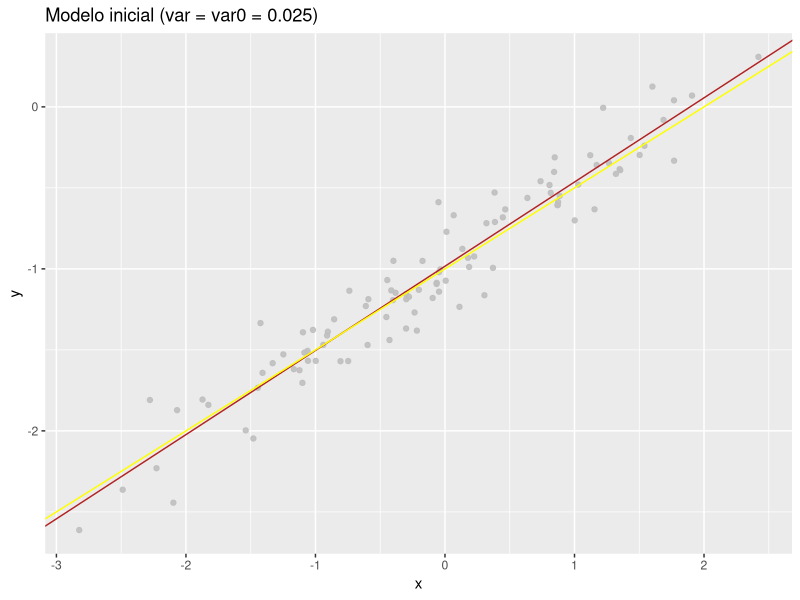
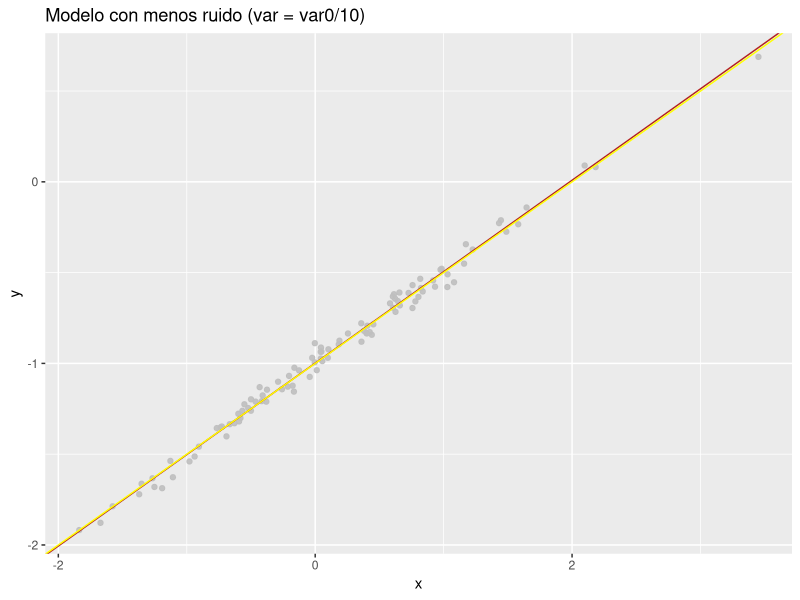
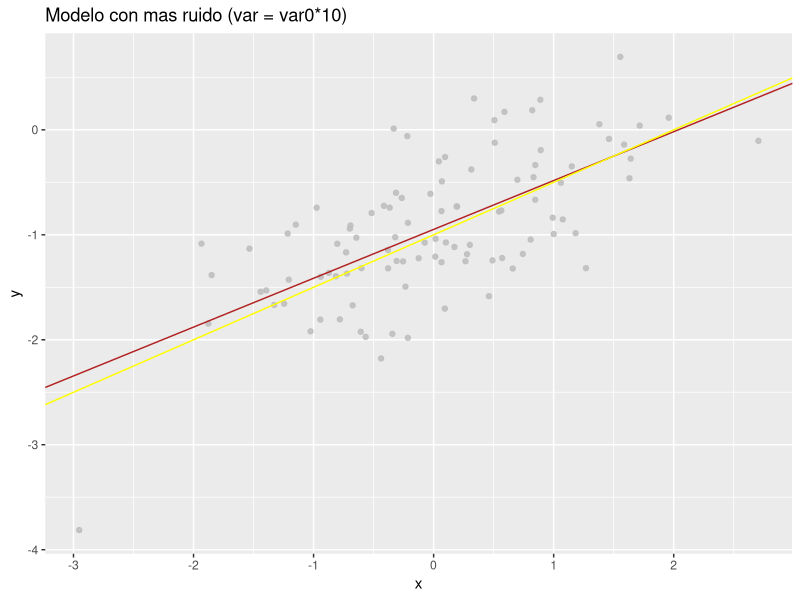

Reproduce these figures in R, in order.
# -------------------------------------------------------------------------------------------
# 14. En este ejercicio se crearán datos simulados y se ajustará un modelo de regresión
# lineal simple.
# -------------------------------------------------------------------------------------------

# setup de librerias
library(ggplot2)

# cargamos los datos
# -

# funciones a utilizar

cuadrados_minimos <- function(X, y) {
  estimador <- solve(t(X) %*% X) %*% t(X) %*% y
  return(estimador)
}

# -------------------------------------------------------------------------------------------
# 1. Utilizando la función rnorm, crear un vector x que contenga 100 observaciones provenientes
# de una distribución N (0, 1).
x <- rnorm(100, 0, sqrt(1))

# -------------------------------------------------------------------------------------------
# 2. Utilizando la función rnorm, crear un vector epsilon que contenga 100 observaciones
# provenientes de una distribución N (0, 0.025).
e <- rnorm(100, 0, sqrt(0.025))

# -------------------------------------------------------------------------------------------
# 3. Usando x y epsilon, generar un vector acorde al modelo:
    # y = −1 + 0.5x + epsilon
# ¿Cuál es la longitud del vector y? ¿Cuáles son los valores de β 0 y β 1 en el modelo?

y <- -1 + 0.5*x + e
# Tiene longitud 100, y los valores de B son B0 = -1, B1 = 0.5.
  
# -------------------------------------------------------------------------------------------
# 4. Realizar un scatterplot y observar la relación entre x e y.
df <- data.frame("x" = x, "epsilon" = e, "y" = y)

g <- ggplot(data = df, aes(x= x, y= y)) +
  labs(title = "Modelo inicial (var = var0 = 0.025)") +
  geom_point(col = "gray", alpha= 0.9)

# -------------------------------------------------------------------------------------------
# 5. Ajustar un modelo lineal para predecir y en función de x utilizando el método de cuadrados
# minimos. Comparar los valores exactos de β0 y β1 con sus estimaciones.
X_lineal <- cbind(rep(1,100), x)
est_lineal <- cuadrados_minimos(X_lineal, y)

est_lineal

# -------------------------------------------------------------------------------------------
#6. Graficar la recta de cuadrados minimos sobre el gráfico realizado en (d). En otro color graficar
# la recta Y = −1 + 0.5X.
g <- g +
  geom_abline(intercept = est_lineal[1], slope = est_lineal[2], col="firebrick") +
  geom_abline(intercept = -1, slope = 0.5, col="yellow")

# -------------------------------------------------------------------------------------------
# 7. Ajustar un modelo polinomial que prediga y usando x y x^2 . ¿Encuentra alguna evidencia de
# que el término cuadrático mejora el ajuste del modelo?
X_pol <- cbind(rep(1,100), x, x^2)
est_pol <- cuadrados_minimos(X_pol, y)

est_pol # Vemos que el termino cuadratico es practicamente 0, por lo que no mejora el ajuste.

plot(g)

# -------------------------------------------------------------------------------------------
# Estimamos la varianza:
modelo_lineal <- function(x) est_lineal[1] + est_lineal[2]*x

modelo_pol <- function(x) est_pol[1] + est_pol[2]*x + est_pol[3]*(x^2)
  
R_lineal = y - modelo_lineal(x)
est_varianza_lineal <- sum(R_lineal^2) /(100 - 2)

R_pol = y - modelo_pol(x)
est_varianza_pol <- sum(R_pol^2) /(100 - 3)

est_varianza_lineal
est_varianza_pol

# -------------------------------------------------------------------------------------------
# 8. Repetir los items (a) a (f) modificando los datos generados de manera que haya menos ruido
# en los datos. Una forma de hacerlo es disminuyendo el valor de la varianza de la distribución
# normal usada para general el término del error epsilon.

x <- rnorm(100, 0, sqrt(1))
e <- rnorm(100, 0, sqrt(0.0025))
y <- -1 + 0.5*x + e
df <- data.frame("x" = x, "epsilon" = e, "y" = y)


X_lineal <- cbind(rep(1,100), x)
est_lineal <- cuadrados_minimos(X_lineal, y)
est_lineal
modelo_lineal <- function(x) est_lineal[1] + est_lineal[2]*x

X_pol <- cbind(rep(1,100), x, x^2)
est_pol <- cuadrados_minimos(X_pol, y)
est_pol
modelo_pol <- function(x) est_pol[1] + est_pol[2]*x + est_pol[3]*(x^2)

g <- ggplot(data = df, aes(x= x, y= y)) +
  labs(title = "Modelo con menos ruido (var = var0/10)") + 
  geom_point(col = "gray", alpha= 0.9) +
  geom_abline(intercept = est_lineal[1], slope = est_lineal[2], col="firebrick") +
  geom_abline(intercept = -1, slope = 0.5, col="yellow")
plot(g)

# Estimamos la varianza:

R_lineal = y - modelo_lineal(x)
est_varianza_lineal <- sum(R_lineal^2) /(100 - 2)

R_pol = y - modelo_pol(x)
est_varianza_pol <- sum(R_pol^2) /(100 - 3)

est_varianza_lineal
est_varianza_pol

# -------------------------------------------------------------------------------------------
# 9. Repetir los ı́tems (a) a (f) modificando los datos generados de manera que haya más ruido
# en los datos. Una forma de hacerlo es aumentando el valor de la varianza de la distribución
# normal usada para general el término del error epsilon.

x <- rnorm(100, 0, sqrt(1))
e <- rnorm(100, 0, sqrt(0.25))

y <- -1 + 0.5*x + e
df <- data.frame("x" = x, "epsilon" = e, "y" = y)


X_lineal <- cbind(rep(1,100), x)
est_lineal <- cuadrados_minimos(X_lineal, y)
est_lineal
modelo_lineal <- function(x) est_lineal[1] + est_lineal[2]*x

X_pol <- cbind(rep(1,100), x, x^2)
est_pol <- cuadrados_minimos(X_pol, y)
est_pol
modelo_pol <- function(x) est_pol[1] + est_pol[2]*x + est_pol[3]*(x^2)

g <- ggplot(data = df, aes(x= x, y= y)) +
  labs(title = "Modelo con mas ruido (var = var0*10)") + 
  geom_point(col = "gray", alpha= 0.9) +
  geom_abline(intercept = est_lineal[1], slope = est_lineal[2], col="firebrick") +
  geom_abline(intercept = -1, slope = 0.5, col="yellow")
plot(g)

# Estimamos la varianza:

R_lineal = y - modelo_lineal(x)
est_varianza_lineal <- sum(R_lineal^2) /(100 - 2)

R_pol = y - modelo_pol(x)
est_varianza_pol <- sum(R_pol^2) /(100 - 3)

est_varianza_lineal
est_varianza_pol

# -------------------------------------------------------------------------------------------
#10. En ambos escenarios, hallar un estimador de la varianza.

# Se incluyen las varianzas en los puntos anteriores.
# -------------------------------------------------------------------------------------------